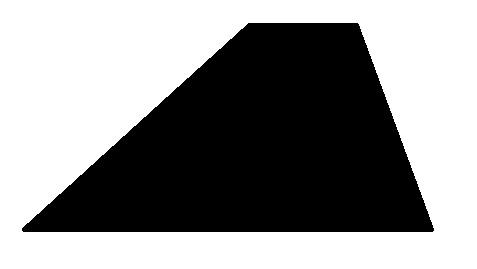
#> input picture figure_asymetric_jpg.jpg, 477 x 269 px
$ python Symulacja_aio.py
#> lines starting #> are read from the running program, lines starting #| are printed output that depends on the picture; after the words box and inside, x2 and y2 are one past the last pixel; in counts of white or black regions, pixels touching at a corner belong together; long printed decimals are rounded
import os.path
import scipy.stats
import math
import random
import numpy as np
from PIL import Image
import scipy
import scipy.stats
from numpy import random, sqrt, log, sin, cos, pi
import matplotlib.pyplot as plt
from matplotlib.pyplot import matshow
from pylab import show,hist,subplot,figure

# #1 generowanie zbiorow i podstawowe statystyki, kurtoza i skośność
mean = 0
standard_deviation = 1
# n = 100

def skew_my(data, average, std_dev):
    sum = 0
    n = len(data)
    for i in range(0, n):
        sum += math.pow(((data[i] - average)), 3)
    result = (n * sum / ( (n - 1) * (n - 2) * pow(std_dev, 3)))
    return result

def central_moment_kurt(data, mean_data, std_dev):
    n = len(data)
    sum = 0
    for i in range(0, n):
        sum += (math.pow((data[i] - mean_data)/std_dev, 4))
    kurtos = (((n * (n + 1))/((n - 1) * (n - 2) * (n - 3))) * sum ) - ( (3 * (math.pow((n - 1), 2)))/(( n - 2 ) * ( n - 3) ))
    # curtosis for n > 3!
    return kurtos
print('\t\tDo wczytania danych umieść lokalnie plik " distribution_data.txt " - 2 kolumny wartości (normal dist   uniform dist)\n'
      '\t\t\tOddzielone tabulatorem. Brak pliku spowoduje wygenerowanie nowego zbioru danych\n\t\t#####################\n')

# otwóz plik z danymi rozkładów w formacie => (wart.normal) (warto.uniform)
# lewa kolumna = wartosci normalne
# prawa kolumna = wartosci z rozk. jednostajnego
def openData(distribution_type):
    normal = []
    uniform = []
    with open('datasets_arch/distribution_data.txt', 'r') as f:
        lines = f.readlines()
        lines = [line.strip().split('\t') for line in lines]
        for line in lines:
            normal.append(float(line[0]))
            uniform.append(float(line[1]))

    if distribution_type == 'normal':
        return normal
    if distribution_type == 'uniform':
        return uniform

#left - normal distribution, right - uniform distribution
def saveData(population):
#> called with population = 100
    file_exist = os.path.isfile('datasets_arch/distribution_data.txt')
    if not file_exist:
        n = population
        normal_dataset = np.random.normal(0, 0.1, n)
        uniform_dataset = np.random.uniform(0, 1, n)
        print('Plik z danymi nie istnieje!, Zapisywanie...')
        with open('datasets_arch/distribution_data.txt', 'w+') as f:
            for i in range(0, n):
                f.write(f'{normal_dataset[i]}\t{uniform_dataset[i]}\n')
        print('Zapisano dane.')
        return False
    else:
        if __name__ == '__main__':
            print('Plik ze zbiorami istnieje!')
        return False

check = saveData(100)

normal_dist = openData('normal')
uniform_dist = openData('uniform')

average_normal = np.average(normal_dist)
average_uniform = np.average(uniform_dist)
median_normal = np.median(normal_dist)
median_uniform = np.median(uniform_dist)
deviation_normal = np.std(normal_dist)
deviation_uniform = np.std(uniform_dist)

print(f'Normal distribution stat:\n\n'
      f'\tAverage normal: {average_normal}\n'
      f'\tmedian normal: {median_normal}\n'
      f'\tStandard deviation normal SciPy = {deviation_normal}\n'
      # f'\tKurt normal SciPy = {kurtosis(normal_dist)}\n'
      f'\t\tKurt normal - moja funkcja: {central_moment_kurt(normal_dist, average_normal, deviation_normal)}\n'
      # f'\tSkew normal SciPy = {skew(normal_dist)}\n'
      f'\t\tSkew normal - moja funkcja: {skew_my(normal_dist, average_normal, standard_deviation)}\n'

      f'\n'
      f'Uniform distribution stat:\n\n'
      f'\taverage unifrom: {average_uniform}\n'
      f'\tmedian uniform: {median_uniform}\n'
      f'\tStnd deviation uniform SciPy = {deviation_uniform}\n'
      # f'\tKurt uniform SciPy = {kurtosis(uniform_dist)}\n'
      f'\t\tKurt unifrom - moja funkcja: {central_moment_kurt(uniform_dist, average_uniform, deviation_uniform)}\n'
      # f'\tSkew uniform SciPy = {skew(uniform_dist)}\n'
      f'\t\tSkew uniform - moja funkcja: {skew_my(uniform_dist, average_uniform, standard_deviation)}\n'
)
print('###############################')

# #2 testy

# Chi - suare
# estymator dla normalnego = średnia
# estymatorem dla jednostajnego = podział na grupy s chi kwadrat
# poniżej wartość oczekiwana to średnia z próby
def chiSquareTest(data):
    # crit_avg = (max(data) + min(data)) / 2
    expected = 0
    n = len(data)
    chi = 0
    # wart. oczekiwana = srednia arytm wartości
    for i in range(0, len(data)):
        expected += data[i]/n
    for i in range(0, len(data)):
        chi += (pow((data[i] - expected), 2) / expected)
    p = scipy.stats.chi2.sf(chi, n - 1)
    chiSquareTest.p = p
    return chi, p
chiSquareTest.p = 0

scipy_res = scipy.stats.chisquare(uniform_dist)
print('Test chi: ',chiSquareTest(uniform_dist), f'\nSciPy: {scipy_res}\n')
if chiSquareTest.p < 0.05:
    print('\tDane nie pochodzą z rozkładu jednostajnego\n')
else:
    print('\tDane pochodzą z rozkładu jednostajnego\n')
# jeżeli p_value < 0.05 odzucamy hipotezę H0,
# w przeciwnym wypadku mamy pewnw dowody
# do przyjęcia danej hipotezy

def shapiroWilk(data):
    shapiro_tab = [0.3158, 0.2089, 0.1892, 0.1752, 0.164, 0.1547, 0.1466, 0.1394, 0.1329, 0.127, 0.1215, 0.1163, 0.1115, 0.1069, 0.1026, 0.0984, 0.0944, 0.0906, 0.0869, 0.0834, 0.0834, 0.0765, 0.0733, 0.0701, 0.067, 0.0639, 0.0609, 0.058, 0.0551, 0.0523, 0.0495, 0.0467, 0.044, 0.0413, 0.0387, 0.0361, 0.0335, 0.0309, 0.0284, 0.0258, 0.0233, 0.0208, 0.0183, 0.0159, 0.0134, 0.011, 0.0083, 0.0061, 0.0037, 0.0012]
    sorted_tab = sorted(data)
    m = np.average(data)
    sum_of_y = 0
    b = 0
    for j in range(len(data)):
        sum_of_y += (data[j] - m)**2
    for i in range(1, (len(data)//2) + 1):
        b += shapiro_tab[i-1] * (sorted_tab[len(data) - i] - sorted_tab[i-1])
    b = b**2
    w = b / sum_of_y
    return w

print('Test Shappiro-Wilk: ', shapiroWilk(normal_dist))
print('SciPy', scipy.stats.shapiro(normal_dist))

if scipy.stats.shapiro(normal_dist).pvalue < 0.05:
    print('\tDane nie pochodzą z rozkładu normalnego\n')
else:
    print('\tDane pochodzą z rozkładu normalnego\n')

# WYKRESY
def showPlots():
    figure, axis = plt.subplots(2, 2)
    axis[0, 0].plot(uniform_dist)
    axis[0, 0].set_title('Elementy rozkładu jednostajnego')
    axis[1, 0].set_title('Hist. dla rozk. jednostajnego')
    axis[0, 1].plot(normal_dist)
    axis[0, 1].set_title('Elementy rozkładu normalnego')
    axis[1, 1].set_title('Hist. dla rozk. normalnego')
    axis[1, 0].hist(uniform_dist)
    axis[1, 1].hist(normal_dist)
    plt.show()
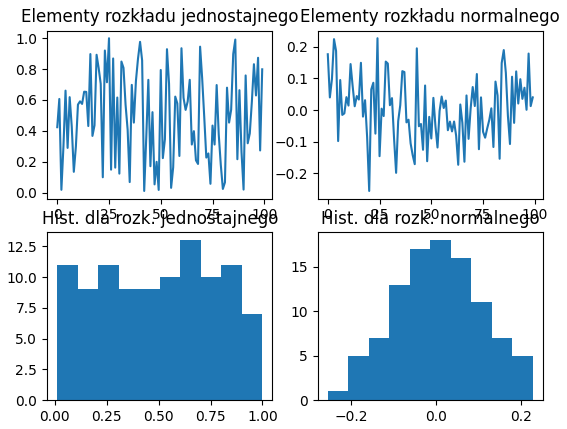
#> figure drawn by matplotlib, 4 panels; panel 1: curve peaks at x = 25, y = 0.999; panel 2: curve peaks at x = 24, y = 0.227; panel 3: tallest bar 13 high, from x = 0.604 to 0.703; panel 4: tallest bar 18 high, from x = -0.0142 to 0.0341

showPlots()

# 3 generatory
uniform_origin = openData('uniform')

def rng(m=2**32, a=1103515245, c=12345):
    rng.current = (a*rng.current + c) % m
    return rng.current/m

rng.current = 1 #SEED static variable
uni1 = [rng() for i in range(100)]
uni2 = [rng() for i in range(100)]

test = scipy.stats.wilcoxon(uniform_origin, uni2)
# print(test)
print('Checking Uniform distribution from data sets:')
if test.pvalue > 0.05:
    print(f'UNIFORM - Data from the same distribution p={test.pvalue} > 0.05\n')
else:
    print(f'Different distributions p={test.pvalue} < 0.05\n')

# [8 lines of commented-out code are left out]
def gaussian(u1,u2):
  z1 = sqrt(-2*log(u1))*cos(2*pi*u2)
  z2 = sqrt(-2*log(u1))*sin(2*pi*u2)
  return z1,z2

u1 = np.array(uni1)

u2 = np.array(uniform_origin)
# print(u1, u2)
# run the transformation
z1,z2 = gaussian(u1,u2)

figure()
subplot(221) # the first row of graphs
hist(u1)     # histograms of u1 and u2
subplot(222)
hist(u2)
subplot(223) # the second contains
hist(z1)     # histograms of z1 and z2
subplot(224)
hist(z2)
show()
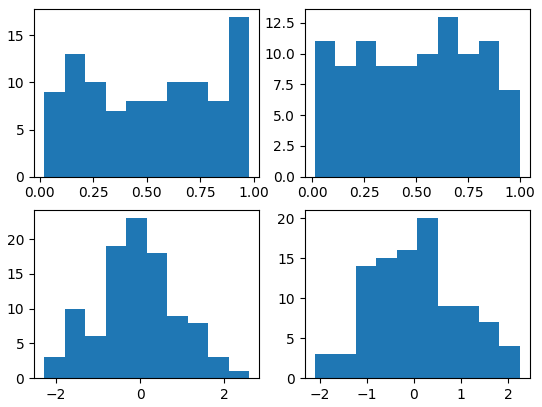
#> figure drawn by matplotlib, 4 panels; panel 1: tallest bar 17 high, from x = 0.882 to 0.978; panel 2: tallest bar 13 high, from x = 0.604 to 0.703; panel 3: tallest bar 23 high, from x = -0.332 to 0.154; panel 4: tallest bar 20 high, from x = 0.0738 to 0.509

normal_test_z1 = scipy.stats.ttest_ind(z1, openData('normal'))
normal_test_z2 = scipy.stats.ttest_ind(z2, openData('normal'))
print('Checking Normal distribution data sets: (Transform)')
if normal_test_z1.pvalue > 0.05:
    print(f'Z1 NORMAL - Data from the same distribution p={normal_test_z1.pvalue} > 0.05')
else:
    print(f'Z1 Data from different distribution p ={normal_test_z1.pvalue} < 0.05')

if normal_test_z2.pvalue > 0.05:
    print(f'Z2 NORMAL - Data from the same distribution p={normal_test_z2.pvalue} > 0.05\n')
else:
    print(f'Z2 Data from different distributions p ={normal_test_z2.pvalue} < 0.05\n')

# print(normal_test_z1)
# print(normal_test_z2)

# 4 - Monte Carlo
print('\n\t##### MONTE CARLO ###')

def f(x):
    return 1/math.sqrt(math.pow(x, 5)+8)
    # return 1/pow(x, 2)
    # return (pow(x, 2) + 2*x)
# zakres
a = 1
b = 6
# dokładność
n = 1000

xs = np.linspace(a, b, n)
print(len(xs))
ys = []

# zakres wartości
y_min = 99999
y_max = 0

for i in xs:
    y_value = f(i)
    ys.append(y_value)
    if y_value > y_max:
        y_max = y_value
    if y_value < y_min:
        y_min = y_value

y_min = math.floor(y_min)

n_grid = 100000
x_grid = np.linspace(a, b, n_grid)
y_grid = np.linspace(y_min, y_max, n_grid)
x_point = []

for i in range(0, n_grid):
    x_point.append(random.uniform(a, b))

y_point = [random.uniform(y_min, y_max) for i in range(n_grid)]
xy_hit = zip(x_point, y_point)

# pole obszaru strzelania
dy = abs(y_min - y_max)
dx = abs(xs[0] - xs[-1])
# print(xs)
print(dx, dy)

sum_of_f_value = 0
for i in xy_hit:
    x_hit = i[0]
    y_hit = i[1]
    y_f = f(x_hit)
    sum_of_f_value += y_f
    # if y_hit >= y_f:
    #     sum_of_f_value += y_f
monte_carlo = (b - a) * (sum_of_f_value/n_grid)
print(f'Monte Carlo: {monte_carlo}')

plt.plot(xs, ys, color='red')
plt.scatter(x_point, y_point)
plt.show()
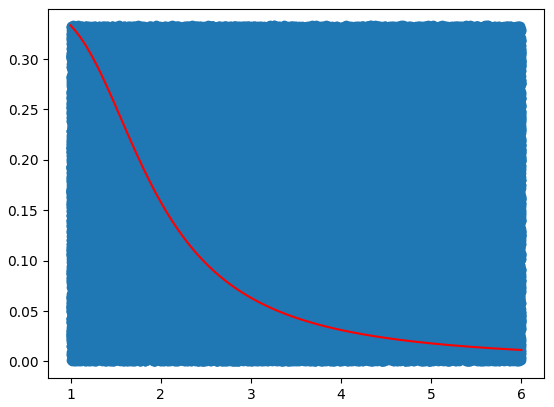
#> figure drawn by matplotlib, 1 panel; curve peaks at x = 1, y = 0.333

riemann_d = 1000
def riemman(function, a, b, i):
#> called with function = '1/math.sqrt(pow(x, 5) + 8)', a = 1, b = 6, i = 1000
    dx = (b - a) / i
    integrate = 0
    for x in range(i):
        x = x * dx + a
        integrate += dx * eval(function)
    return integrate

print(f'Riemann: {riemman("1/math.sqrt(pow(x, 5) + 8)", 1, 6, riemann_d)}')

# pole figury asymetrycznej
# obraz z białym tłem, figura z czarnym wypełnieniem
# sprawdzam realną ilość px wypełniającą figurę - dokładna
# siatka pomocnicza to osobny piksel obrazu
# w tym przypadku siatka 477 x 269
im = Image.open('figure_asymetric_jpg.jpg')
#> im is the input picture: PIL image 477x269 RGB; min 0, max 255, mean 145.7
pix = im.load()
pix_val = list(im.getdata())
#> pix_val = 128313 items
# print(pix_val)
print('\n\t#### Pole FIGURY ###')
print(f'Width: {im.size[0]}\n'
      f'Height: {im.size[1]}\n'
      f'H * W = {im.size[0] * im.size[1]}')
#| Width: 477
#| Height: 269
#| H * W = 128313
# print(len(pix_val))
inner = 0
# sprawdzamy piksele, które są czarne.

xpx = np.array([i for i in range(1, im.size[0] + 1)])
#> xpx = 477 values from 1 to 477
ypx = np.array([i for i in range(1, im.size[1] + 1)])
#> ypx = 269 values from 1 to 269

px_pos = zip(xpx, ypx)

resolution = 1000000
xpx_rand = np.array([random.uniform(0, im.size[0]) for i in range(resolution)])
ypx_rand = np.array([random.uniform(0, im.size[1]) for i in range(resolution)])
px_rand_zip = zip(xpx_rand, ypx_rand)

plt.scatter(xpx_rand, ypx_rand, color='green')
plt.title('wszystkie strzały w obraz')
plt.show()
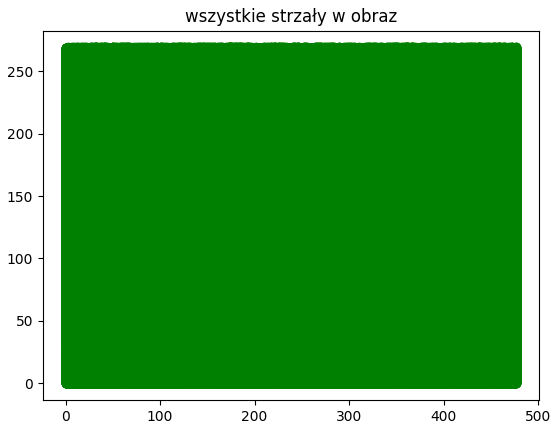
#> figure drawn by matplotlib, 1 panel
# print(xpx)
transformed_img = []
figure_pxs = 0
for pix in pix_val:
    if pix == (0,0,0):
        transformed_img.append(1)
        figure_pxs += 1
    else:
        transformed_img.append(0)
#> after the loop, figure_pxs = 53967; transformed_img = 128313 items
img_matrice = np.reshape(transformed_img, (-1, 477))
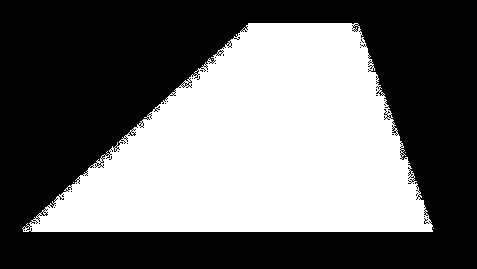
#> img_matrice: shape (269, 477) int64; values 0 (black) and 1 (white), 42.1% white; 5 white regions (4 under 20 px), largest, box (x1, y1, x2, y2) and area: (22, 23, 433, 232) 53963
print(img_matrice)
#> (printed output is left out)
matshow(img_matrice)
plt.show()

print(max(ypx_rand), len(ypx_rand))
#| 268.999 1000000
hitted = 0
hitted_pxs = []
for px in (px_rand_zip):
    # print(px)
    randx = int(px[0])
    randy = int(px[1])
    # print(randx, randy)
    if img_matrice[randy, randx] == 1:
        hitted += 1
        hitted_pxs.append(px)
#> after the loop, hitted = 420325; hitted_pxs = 420325 items

print(hitted)
#| 420325
hitted_xs = [p[0] for p in hitted_pxs]
#> hitted_xs = 420325 items
hitted_ys = [p[1] for p in hitted_pxs]
#> hitted_ys = 420325 items

plt.scatter(hitted_xs, hitted_ys)
plt.show()
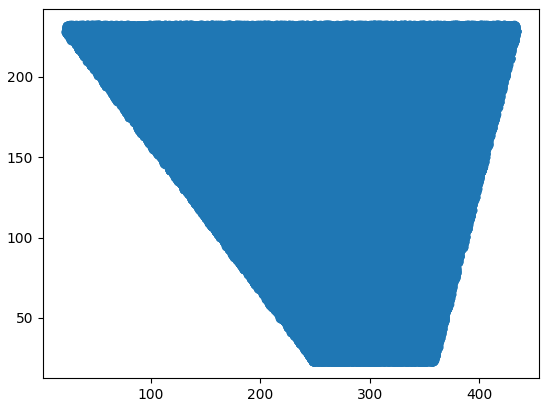
#> figure drawn by matplotlib, 1 panel
# for p in range(0, len(pix_val)):
result = hitted/resolution * (im.size[0] * im.size[1])
#> result = 53933.2
print(f'Real px area: {figure_pxs}')
#| Real px area: 53967
print(f'Monte Carlo Area: {result} dla n = {resolution}\n')
#| Monte Carlo Area: 53933.162 dla n = 1000000
print(f'W celu większej dokładnośći, zwiększyć resolution')
# print(f'Inner: {inner}')
# print(f'Area: {area}px')
